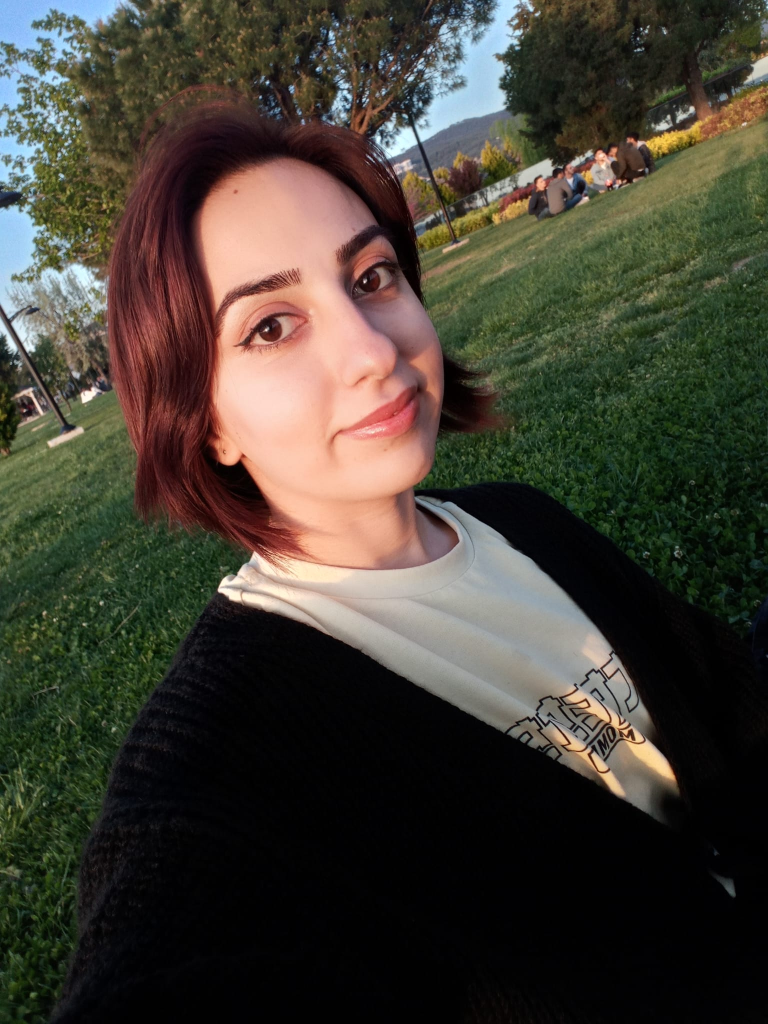
#> input picture resources/ben.jpg, 1536 x 2048 px (shown at 1/2 size)
$ python test1.py
#> lines starting #> are read from the running program, lines starting #| are printed output that depends on the picture; after the words box and inside, x2 and y2 are one past the last pixel; in counts of white or black regions, pixels touching at a corner belong together
import cv2
import numpy as np
#basic functions ,resizing and cropping
img1=cv2.imread("resources/ben.jpg")
#> img1 is the input picture: shape (2048, 1536, 3); mean B, G, R 52.5, 63.1, 67.4
img=cv2.resize(img1,(768,1024))
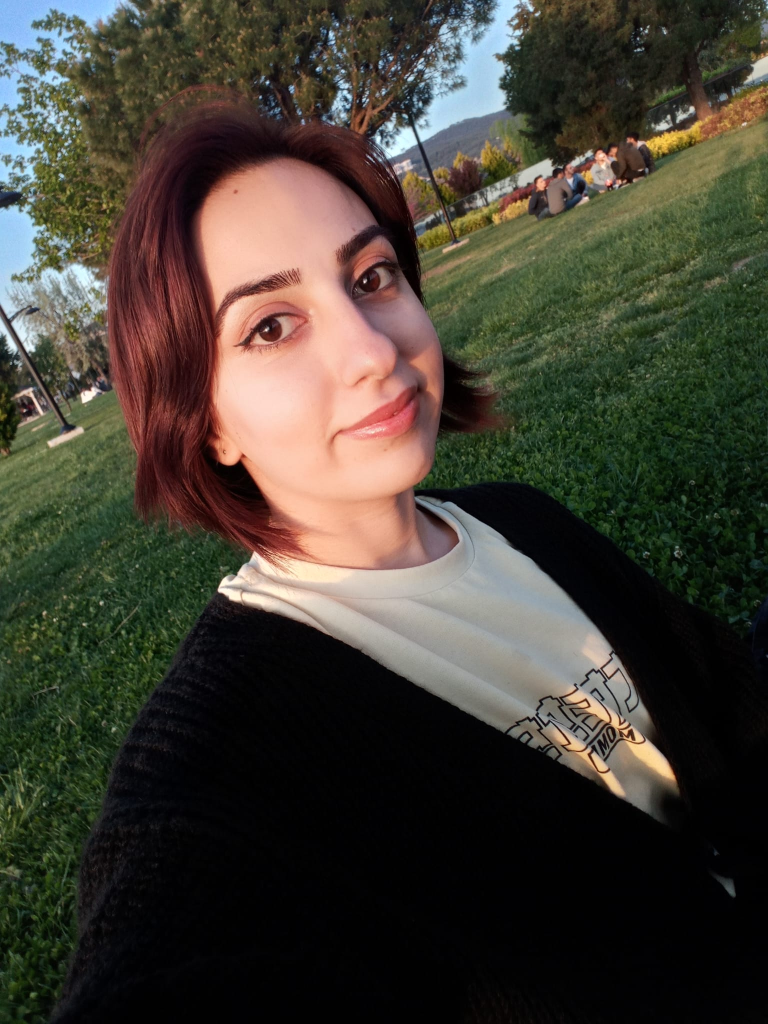
#> img: shape (1024, 768, 3); mean B, G, R 52.6, 63.2, 67.5
cv2.imshow("imgg ",img)
kernel= np.ones((5,5),np.uint8)
imgBlur=cv2.GaussianBlur(img,(7,7),0)
imgCanny=cv2.Canny(img,100,100)
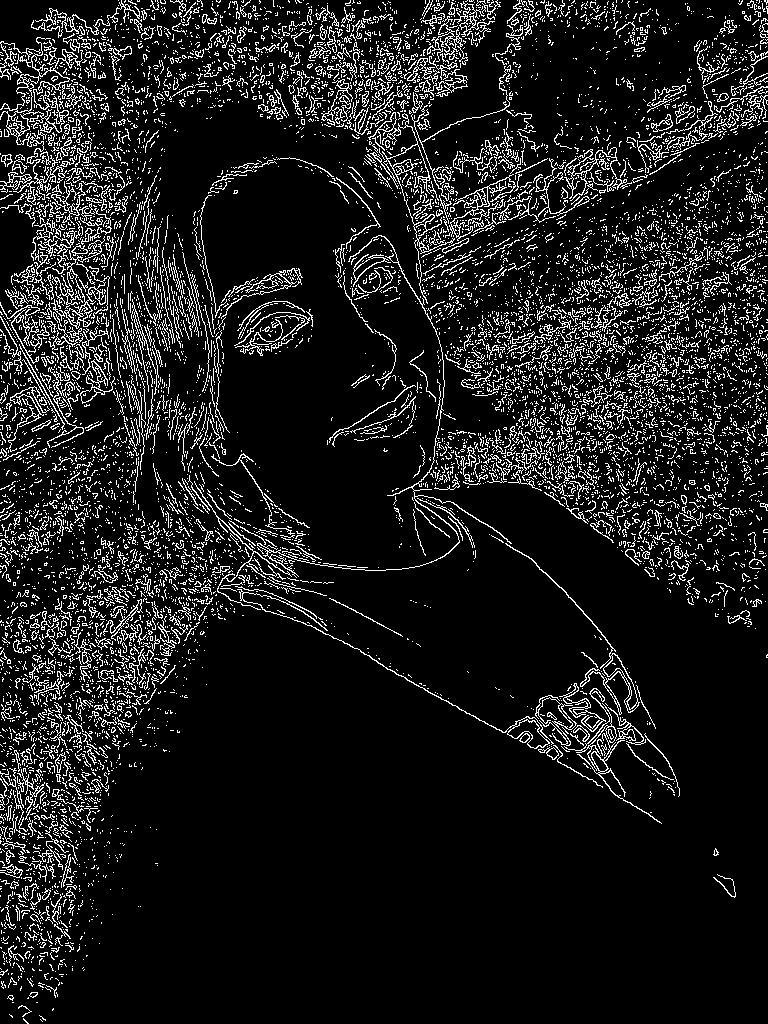
#> imgCanny: shape (1024, 768); 10.7% white in thin lines or dots
imgDialation=cv2.dilate(imgCanny,kernel,iterations=1) #iterations=beyazpiksel kalınlığı
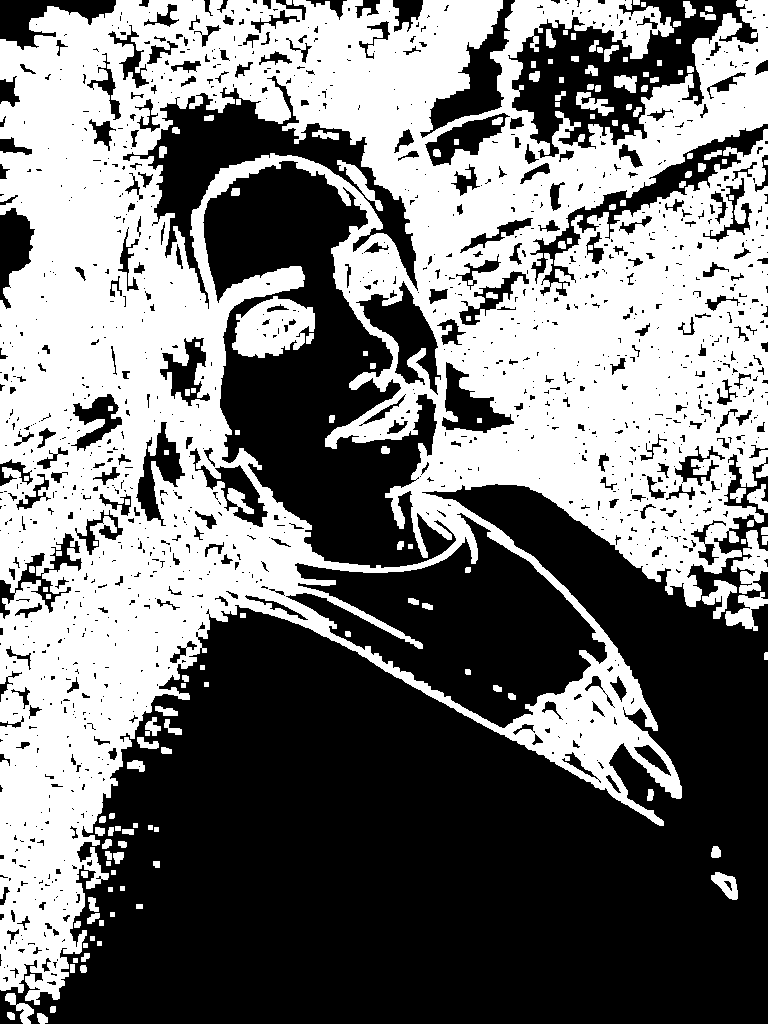
#> imgDialation: shape (1024, 768); 46.7% white; 153 white regions, largest, box (x1, y1, x2, y2) and area: (0, 0, 768, 1005) 352206, (232, 296, 315, 358) 3386, (731, 530, 768, 594) 1180
imgEroded=cv2.erode(imgDialation,kernel,iterations=1)
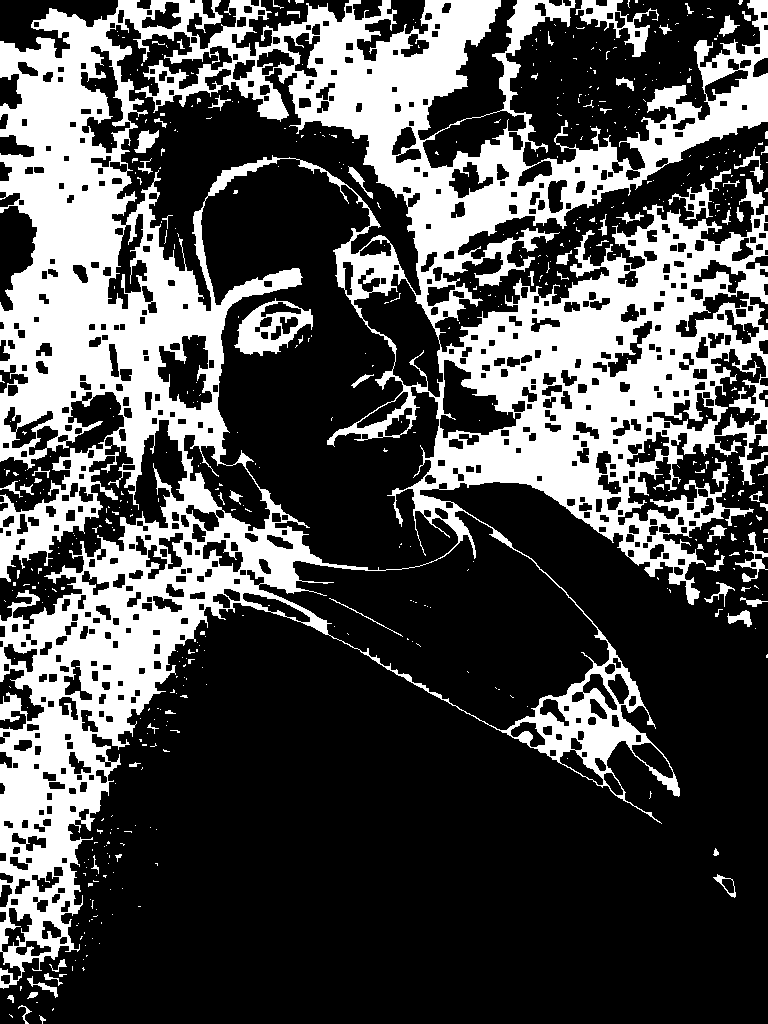
#> imgEroded: shape (1024, 768); 30.9% white; 546 white regions (468 under 20 px), largest, box (x1, y1, x2, y2) and area: (0, 0, 768, 989) 232074, (234, 298, 313, 356) 2015, (575, 0, 659, 57) 1338
imgCropped=img[0:200,200:500]
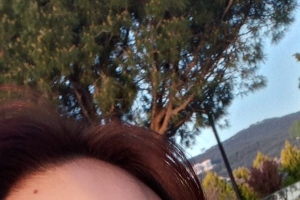
#> imgCropped: shape (200, 300, 3); mean B, G, R 79.2, 82.5, 89.3
cv2.imshow("Blur image",imgBlur)
cv2.imshow("Canny image",imgCanny)
cv2.imshow("Dialation image",imgDialation)
cv2.imshow("Eroded Image", imgEroded)
cv2.imshow("cropped",imgCropped)
cv2.waitKey(0)

$ run again, with resources/cards.jpg copied over resources/ben.jpg
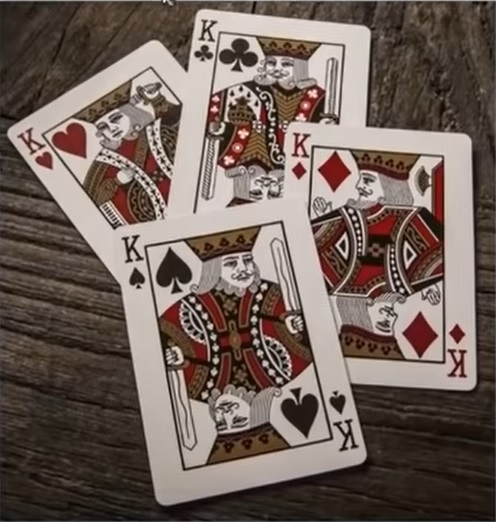
#> input picture resources/cards.jpg, 496 x 522 px
#> img1 is the input picture: shape (522, 496, 3); mean B, G, R 89.8, 97.5, 112.2
#> `imgCanny=cv2.Canny(img,100,100)`:
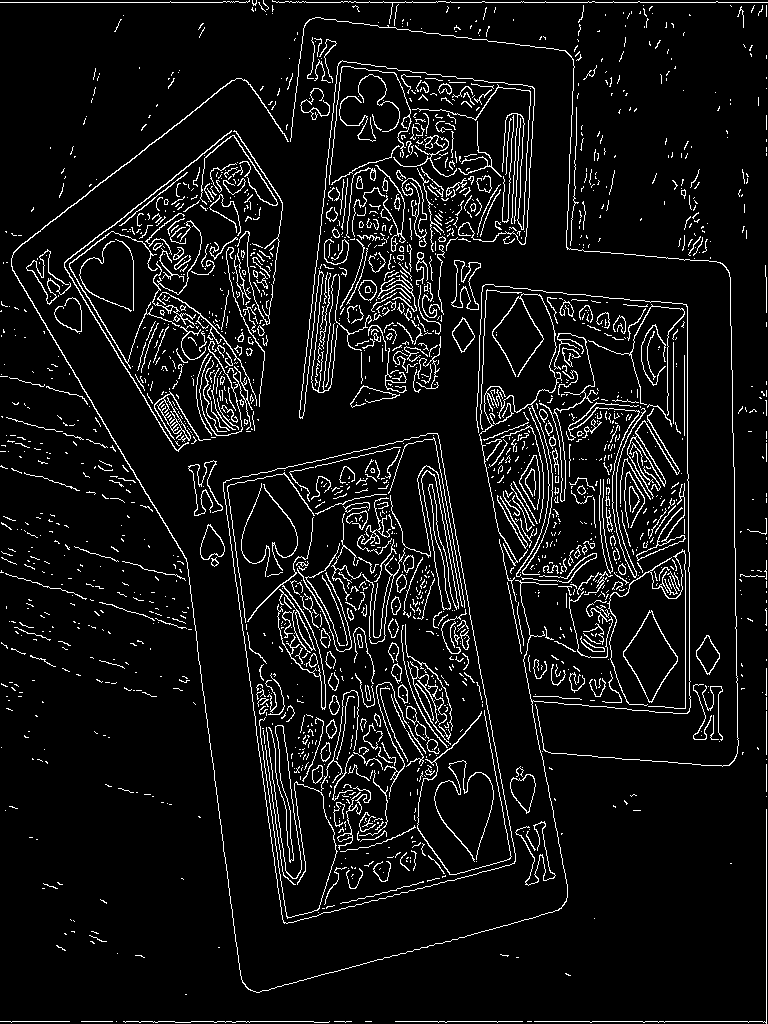
#> imgCanny: shape (1024, 768); 7.2% white in thin lines or dots
#> imgDialation: shape (1024, 768); 34.7% white; 235 white regions, largest, box (x1, y1, x2, y2) and area: (0, 0, 768, 995) 138090, (186, 431, 558, 926) 72176, (24, 128, 285, 454) 34767
#> imgEroded: shape (1024, 768); 18.3% white; 344 white regions (271 under 20 px), largest, box (x1, y1, x2, y2) and area: (0, 0, 768, 993) 44461, (188, 433, 556, 924) 40616, (299, 37, 535, 419) 29221
#> `imgCropped=img[0:200,200:500]`:
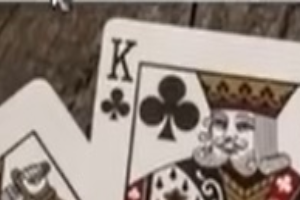
#> imgCropped: shape (200, 300, 3); mean B, G, R 126.4, 135.1, 148
